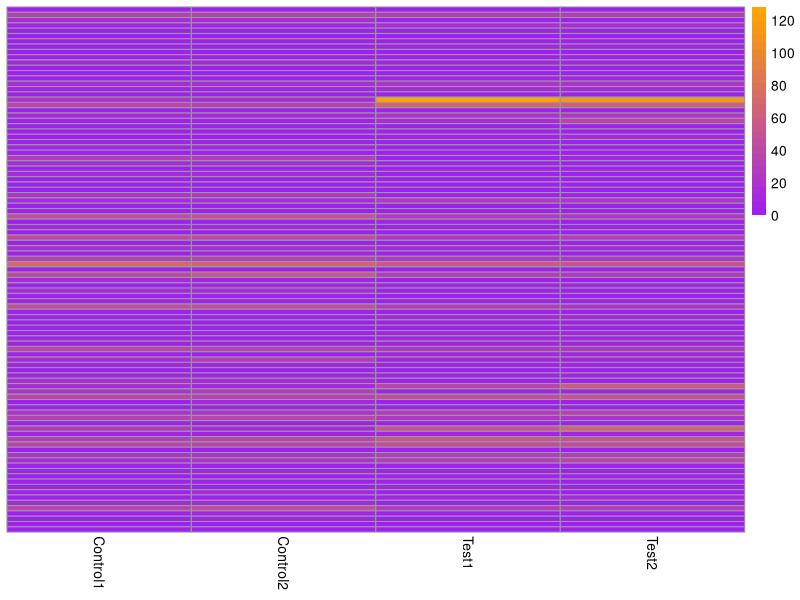
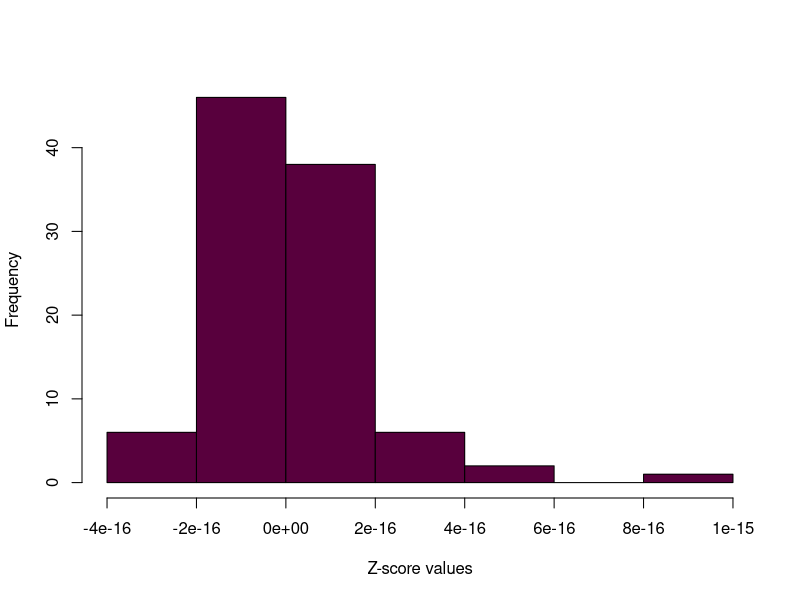
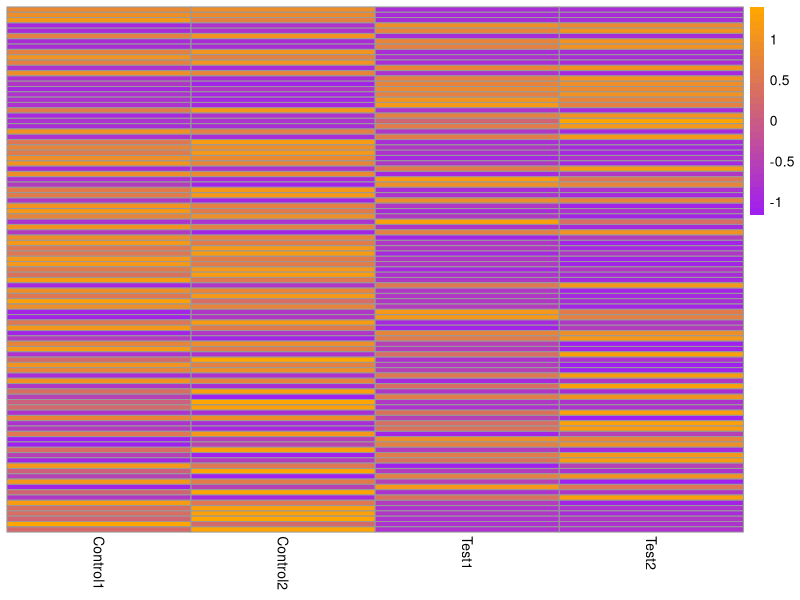
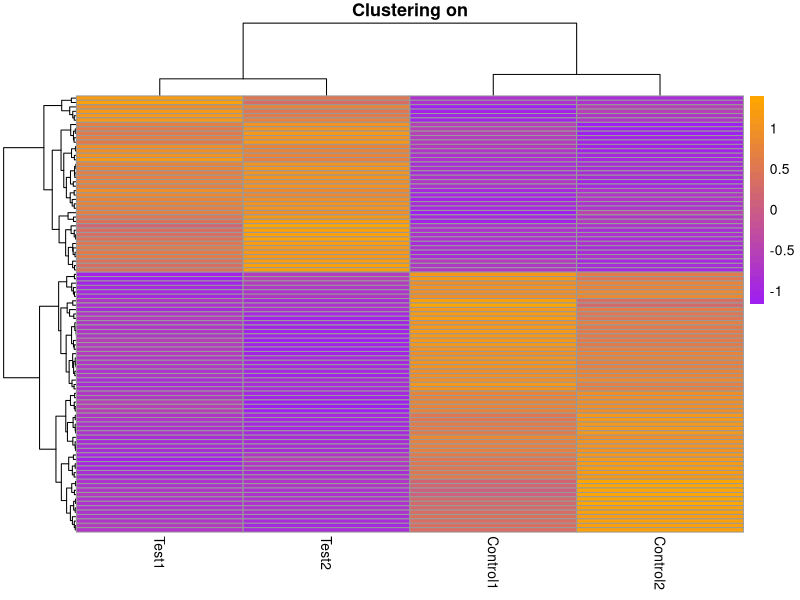
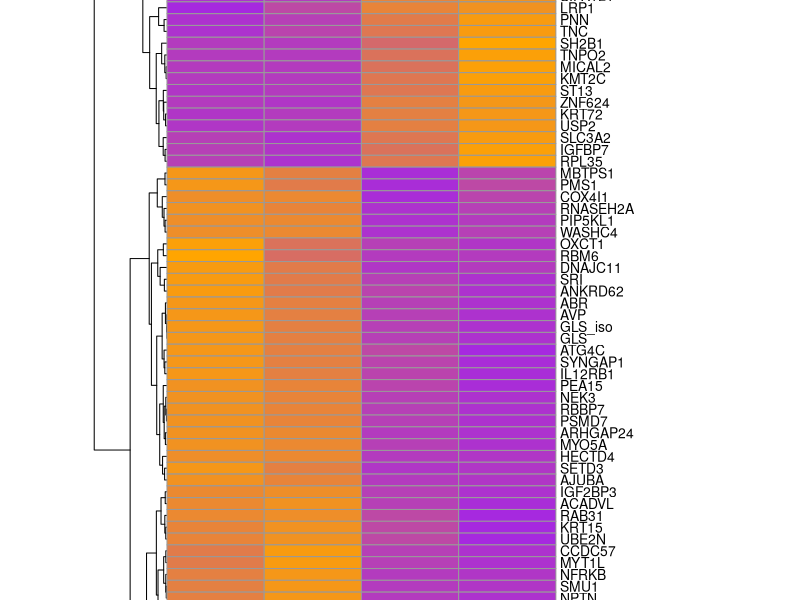

Reproduce these figures in R, in order.
#Heat Map

#A heat map is a graphical representation of data that uses color coding to 
#indicate the magnitude of values. Heat maps are commonly used in transcriptomics 
#to visualize gene expression data. By measuring the number of RNA molecules 
#produced by genes in a particular sample, researchers can determine the level 
#of gene expression.

#Authors: Flores Valdez M & Padilla Mendoza JR

#Version: 17-11-2023

#Packages:

library(ggplot2)
library(reshape2)
library(pheatmap)
library(dplyr)


#Input file:

example_data <- read.table("ExampleHeat.csv", sep= ",", 
                           header = TRUE, row.names = 1 )
head(example_data,10)

#Code:


pheatmap(example_data, 
         cluster_rows = FALSE, 
         cluster_cols = FALSE, 
         scale = "none",
         show_rownames = FALSE, 
         show_colnames = TRUE,
         color = colorRampPalette(c("purple", "orange"))(30))


counts_normalised_only_diff_genes <- example_data

counts_scaled = counts_normalised_only_diff_genes%>%
  t(.)%>%     # transpose to have the genes in columns
  scale()%>%  # scale(x, center = TRUE, scale = TRUE)
  t(.)        # back in original shape
              # sanity check
              # the majority of the values should be around zero
apply(counts_scaled,MARGIN=1,mean)%>%   # calculate the mean per row
hist(.,main="",xlab="Z-score values",col="#58003d")


pheatmap(counts_scaled,
         cluster_rows=FALSE,
  cluster_cols=FALSE,
  show_rownames=FALSE,
  scale="none",
  # already done "manually"
  show_colnames=TRUE,
  color = colorRampPalette(c("purple", "orange"))(30))


pheatmap(counts_scaled,
  cluster_rows=TRUE,
  cluster_cols=TRUE,
  show_rownames=FALSE,
  show_colnames=TRUE,
  main="Clustering on",
  color = colorRampPalette(c("purple", "orange"))(30))



pheatmap(example_data, 
         main = "Normalized gene expression levels for the 99 significant genes",
         cluster_rows = TRUE, 
         cluster_cols = FALSE, 
         scale = "row",
         show_rownames = TRUE, 
         show_colnames = TRUE,
         cellwidth= 70.0,
         cellheight= 8.5,
         color = colorRampPalette(c("purple", "orange"))(30))

